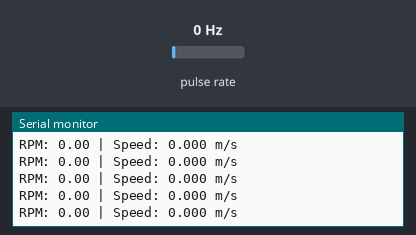
The sketch below on a simulated Arduino Uno, built with avr-gcc and run on an emulated ATmega328P. Parts: the last lines printed to the serial monitor. Wiring (inferred from the names in the program): pulse sensor: data pin 2. The inputs (shaded band) are chosen by the test bench; at power-on: pulse rate 0 Hz.

Above: at 1.2 s.
1.3 s: pulse rate (sensor on pin 2) set to 4 Hz
At 1.82 s:
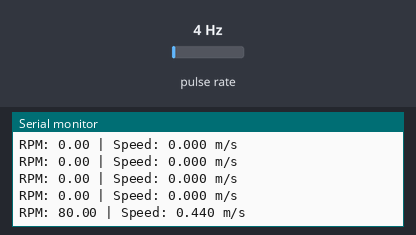
2.8 s: pulse rate (sensor on pin 2) set to 50 Hz
At 2.83 s:
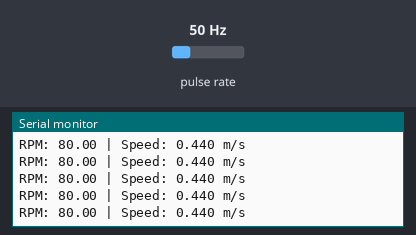
4.3 s: pulse rate (sensor on pin 2) set to 100 Hz
At 4.35 s:
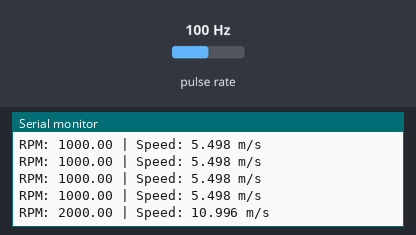
Timing chart, 0 to 7.3 s (numbered marks = the images above; inputs shaded):
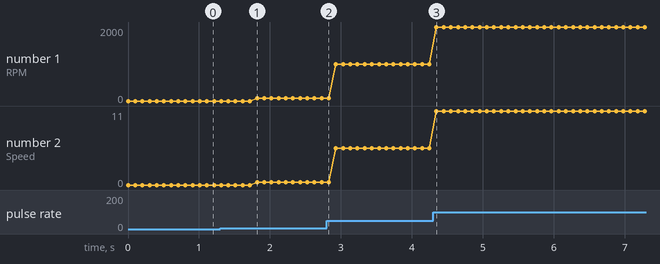

The sketch:

get_RPM.ino
```cpp
// Wheel Encoder RPM and Speed Measurement

// === CONFIGURABLE PARAMETERS ===
const int encoderPin = 2;                     // Interrupt pin connected to encoder
const int pulsesPerRevolution = 3;           // Number of encoder pulses per wheel revolution
const float wheelDiameterMeters = 0.105;     // Diameter of the wheel in meters

// === INTERNAL VARIABLES ===
volatile unsigned long lastPulseTime = 0;     // Timestamp of last pulse (microseconds)
volatile unsigned long pulsePeriod = 0;       // Time between two pulses (microseconds)

float rpm = 0;    // Revolutions per minute
float speed = 0;  // Linear speed in meters per second (m/s)

void setup() {
  Serial.begin(9600);

  pinMode(encoderPin, INPUT_PULLUP);  // Set encoder pin with internal pull-up resistor
  lastPulseTime = micros();           // Initialize timestamp

  attachInterrupt(digitalPinToInterrupt(encoderPin), pulseISR, RISING); // Trigger on rising edge
}

void loop() {
  // Safely copy volatile variables
  noInterrupts();
  unsigned long period = pulsePeriod;
  unsigned long lastPulse = lastPulseTime;
  interrupts();

  unsigned long currentTime = micros();
  bool signalTimedOut = (currentTime - lastPulse) > 1000000; // Timeout after 1 second

  if (!signalTimedOut && period > 0 && period < 1000000) {
    float pulsesPerSecond = 1000000.0 / period;
    float revsPerSecond = pulsesPerSecond / pulsesPerRevolution;

    rpm = revsPerSecond * 60.0;  // Convert to RPM
    speed = revsPerSecond * PI * wheelDiameterMeters;  // v = ω * r
  } else {
    rpm = 0;
    speed = 0;
  }

  // Output data
  Serial.print("RPM: ");
  Serial.print(rpm, 2);
  Serial.print(" | Speed: ");
  Serial.print(speed, 3);
  Serial.println(" m/s");

  delay(100); // Update at 10Hz
}

// === INTERRUPT SERVICE ROUTINE ===
void pulseISR() {
  unsigned long currentTime = micros();
  pulsePeriod = currentTime - lastPulseTime;
  lastPulseTime = currentTime;
}
```

Measured:
- after the input at 1.3 s, the serial monitor: prints a new line after 0.52 s (image 1)
- after the input at 4.3 s, the serial monitor: prints a new line after 0.05 s (image 3)
- plotted number 1: 0 → 80 after the input at 1.3 s, 80 → 1000 after the input at 2.8 s, 1000 → 2000 after the input at 4.3 s
- plotted number 2: 0 → 0.44 after the input at 1.3 s, 0.44 → 5.5 after the input at 2.8 s, 5.5 → 11 after the input at 4.3 s
